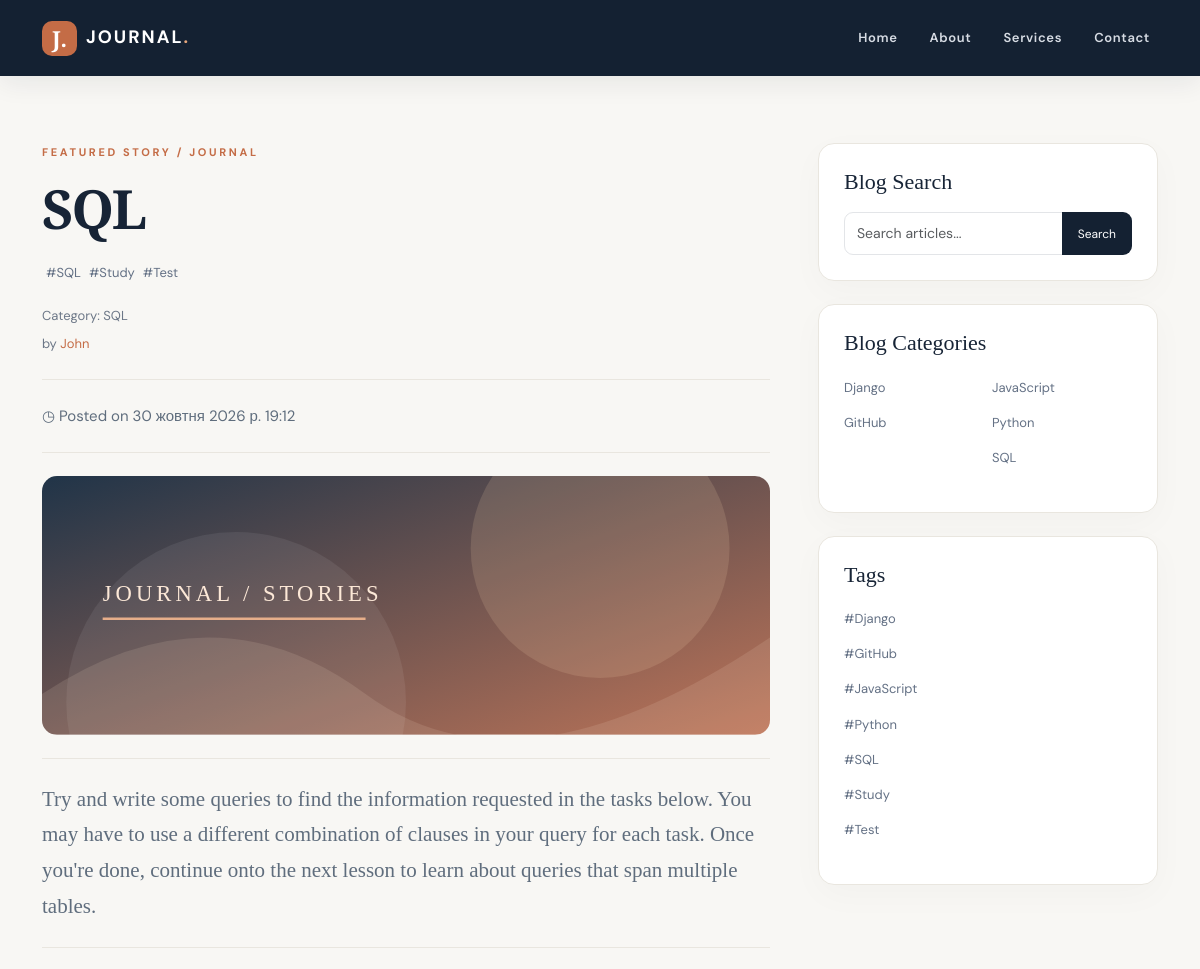
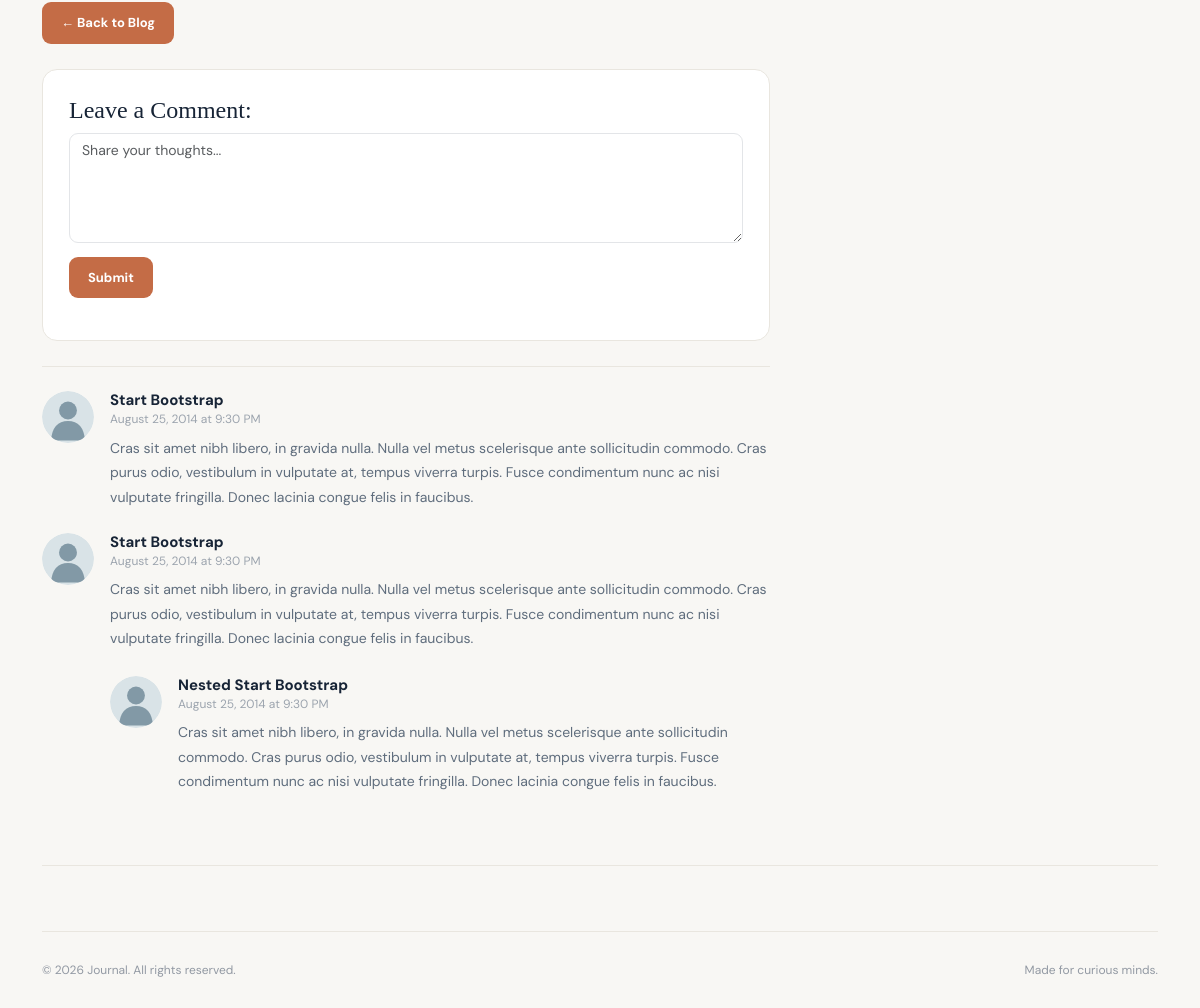
/post/5/, run on the app's committed database (2 pictures, top to bottom).
### blog/models.py (models this page shows, shortened)
class Post(models.Model):
    title = models.CharField(max_length=200, verbose_name='Заголовок', unique=True)
    content = models.TextField(verbose_name='Вміст')
    published_date = models.DateTimeField(auto_now_add=True, verbose_name='Дата публікації')
    category = models.ForeignKey(Category, on_delete=models.CASCADE, verbose_name='Категорія')
    user = models.ForeignKey(User, on_delete=models.CASCADE, verbose_name='Автор')
    tags = models.ManyToManyField(Tag, blank=True, verbose_name='Тег')
    class Meta:
        ordering = ['-published_date']
        verbose_name = 'Публікація'
        verbose_name_plural = 'Публікації'

class Tag(models.Model):
    name = models.CharField(max_length=30, unique=True, verbose_name='Назва')
    class Meta:
        ordering = ['name']
        verbose_name = 'Тег'
        verbose_name_plural = 'Теги'

class Category(models.Model):
    name = models.CharField(max_length=100, verbose_name='Назва')
    def __str__(self):
        return self.name
    class Meta:
        ordering = ['name']
        verbose_name = 'Категорія'
        verbose_name_plural = 'Категорії'

### blog/views.py (the view)
# urls.py: path('post/<int:post_id>/', views.get_post, name='post_detail'),
def get_post(request, post_id):
    post = get_object_or_404(Post, id=post_id)
    context = {'post': post, 'tags': Tag.objects.all()}
    context.update(get_categories())
    return render(request, 'blog/post.html', context)

### blog/views.py (called while the page is built)
def get_categories():
    categories = Category.objects.all()
    first_half = Category.objects.all()[:len(categories) // 2]
    second_half = Category.objects.all()[len(categories) // 2:]
    return {'categories' : first_half, 'categories2': second_half}

### templates/blog/post.html
{% extends 'base.html' %}
{% load static %}
{% block content %}
<div class="eyebrow mb-3">FEATURED STORY / JOURNAL</div>
<h1 class="article-title">{{ post.title }}</h1>
<ul class="list-unstyled category-list d-flex ">
    {% for tag in post.tags.all %}
        <li class="m-1"><a href="#">#{{ tag.name }}</a></li>
    {% empty %}
        <p>Тегів немає</p>
    {% endfor %}
</ul>
<p class="byline">
    Category: {{ post.category }}
</p>
<p class="byline">
    by <a href="{% url 'blog:profile_detail' post.user.id %}">{{ post.user }}</a>
</p>
<hr class="soft-divider"/>
<p>◷ Posted on {{ post.published_date }}</p>
<hr class="soft-divider"/>
<img alt="Abstract editorial illustration" class="img-fluid feature-image" src="{% static 'blog/assets/feature.svg' %}"/>
<hr class="soft-divider"/>
<p class="lead intro-text">{{ post.content }}</p>
<hr class="soft-divider"/>
<a class="btn btn-accent" href="{% url 'blog:index'%}">← Back to Blog</a>
<div class="comment-box">
    <h4>Leave a Comment:</h4>
    <form class="comment-form"
          onsubmit='event.preventDefault(); this.querySelector("textarea").value=""; this.querySelector(".form-feedback").textContent="Thanks! This demo does not save comments.";'
          role="form">
        <div class="form-group">
                    <textarea aria-label="Comment" class="form-control" placeholder="Share your thoughts..."
                              rows="3"></textarea>
        </div>
        <button class="btn btn-accent" type="submit">Submit</button>
        <p class="form-feedback mt-2"></p></form>
</div>
<hr class="soft-divider"/>
<div class="comment-item">
    <a class="avatar-wrap" href="#">
        <img alt="Comment author avatar" class="avatar" src="{% static 'blog/assets/avatar.svg' %}"/>
    </a>
    <div class="comment-body">
        <h4 class="comment-author">Start Bootstrap
            <small class="comment-date">August 25, 2014 at 9:30 PM</small>
        </h4>
        Cras sit amet nibh libero, in gravida nulla. Nulla vel metus scelerisque ante sollicitudin commodo.
        Cras purus odio, vestibulum in vulputate at, tempus viverra turpis. Fusce condimentum nunc ac nisi
        vulputate fringilla. Donec lacinia congue felis in faucibus.
    </div>
</div>
<div class="comment-item">
    <a class="avatar-wrap" href="#">
        <img alt="Comment author avatar" class="avatar" src="{% static 'blog/assets/avatar.svg' %}"/>
    </a>
    <div class="comment-body">
        <h4 class="comment-author">Start Bootstrap
            <small class="comment-date">August 25, 2014 at 9:30 PM</small>
        </h4>
        Cras sit amet nibh libero, in gravida nulla. Nulla vel metus scelerisque ante sollicitudin commodo.
        Cras purus odio, vestibulum in vulputate at, tempus viverra turpis. Fusce condimentum nunc ac nisi
        vulputate fringilla. Donec lacinia congue felis in faucibus.
        <div class="comment-item">
            <a class="avatar-wrap" href="#">
                <img alt="Comment author avatar" class="avatar" src="{% static 'blog/assets/avatar.svg' %}"/>
            </a>
            <div class="comment-body">
                <h4 class="comment-author">Nested Start Bootstrap
                    <small class="comment-date">August 25, 2014 at 9:30 PM</small>
                </h4>
                Cras sit amet nibh libero, in gravida nulla. Nulla vel metus scelerisque ante sollicitudin
                commodo. Cras purus odio, vestibulum in vulputate at, tempus viverra turpis. Fusce
                condimentum nunc ac nisi vulputate fringilla. Donec lacinia congue felis in faucibus.
            </div>
        </div>
    </div>
</div>
{% endblock %}

### templates/base.html (shortened to what this page needs)
<!DOCTYPE html>
<html lang="en">
<head>
    {% load static %}
    <link href="https://cdn.jsdelivr.net/npm/bootstrap@5.3.3/dist/css/bootstrap.min.css" rel="stylesheet"/>
    <link href="{% static 'blog/css/site.css' %}" rel="stylesheet"/>
</head>
<body>
{% include 'blog/navbar.html' %}
<div class="container page-container">
    <div class="row g-5">
        <div class="col-lg-8">
            {% block content %} {% endblock %}
        </div>
        <div class="col-lg-4">
            <div class="sidebar-card">
                <h4 class="sidebar-heading">Blog Search</h4>
                <div class="input-group">
                    <input aria-label="Search articles" class="form-control" placeholder="Search articles..."
                           type="text"/>
                    <button class="btn btn-search" type="button">Search</button>
                </div>
            </div>
            <div class="sidebar-card">
                <h4 class="sidebar-heading">Blog Categories</h4>
                <div class="row g-2">
                    <div class="col-6">
                        <ul class="list-unstyled category-list">
                            {% for category in categories %}
                                <li><a href="#">{{ category.name }}</a></li>
                            {% empty %}
                                <p>Категорій немає</p>
                            {% endfor %}
                        </ul>
                    </div>
                    <div class="col-6">
                        <ul class="list-unstyled category-list">
                           {% for category in categories2 %}
                                <li><a href="#">{{ category.name }}</a></li>
                            {% empty %}
                                <p>Категорій немає</p>
                            {% endfor %}
                        </ul>
                    </div>
                </div>
            </div>
            <div class="sidebar-card">
                <h4 class="sidebar-heading">Tags</h4>
                <ul class="list-unstyled category-list">
                   {% for tag in tags %}
                        <li><a href="#">#{{ tag.name }}</a></li>
                    {% empty %}
                        <p>Тегів немає</p>
                    {% endfor %}
                </ul>
            </div>
        </div>
    </div>
    <hr class="soft-divider"/>
    <footer class="site-footer">
        <div class="d-flex flex-wrap justify-content-between gap-2">
            <span>© 2026 Journal. All rights reserved.</span><span>Made for curious minds.</span></div>
    </footer>
</div>
</body>
</html>

### static/blog/css/site.css (style rules this page uses)
:root { --ink:#172436;--muted:#6c7787;--accent:#c46c46;--paper:#f8f7f4;--line:#e9e6df }
* { box-sizing:border-box }
html { scroll-behavior:smooth }
body { background:var(--paper);color:var(--ink);font-family:'DM Sans',Arial,sans-serif;line-height:1.75;font-size:15px;padding-top:88px }
a { color:var(--accent);text-decoration:none;transition:color .2s }
.page-container { padding-top:55px }
.eyebrow { font-size:11px;letter-spacing:.24em;font-weight:700;color:var(--accent);text-transform:uppercase }
.page-title,.article-title { font-family:'Playfair Display',Georgia,serif;font-size:clamp(2.7rem,5vw,4.5rem);line-height:1.14;font-weight:600;letter-spacing:-.04em;margin:0 0 38px }
.byline { font-size:13px;color:var(--muted);margin-bottom:5px }
.soft-divider { border:0;border-top:1px solid var(--line);opacity:1;margin:23px 0 }
.btn-accent { background:var(--accent);color:#fff;border:0;border-radius:9px;padding:11px 19px;font-weight:700;font-size:13px }
.sidebar-card { background:#fff;border:1px solid var(--line);border-radius:16px;padding:25px;margin-bottom:23px;box-shadow:0 10px 35px #1c273307 }
.sidebar-heading { font-family:'Playfair Display',serif;font-size:22px;margin-bottom:17px }
.form-control { border:1px solid #e3e5e8;border-radius:9px;min-height:43px;font-size:14px }
.btn-search { background:#142132;color:#fff;border-radius:9px;font-size:12px;padding:0 15px }
.category-list li { margin-bottom:9px }
.category-list a { color:#647185;font-size:13px }
.article-title { font-size:clamp(2.8rem,4.5vw,4rem);margin-bottom:15px }
.intro-text { font-family:'Playfair Display',serif;font-size:21px;color:#3b4757;line-height:1.7 }
.article-title~p:not(.byline),.comment-body { color:#5f6d7d }
.feature-image { width:100%;border-radius:15px;max-height:340px;object-fit:cover }
.comment-box { padding:26px;background:#fff;border:1px solid var(--line);border-radius:15px;margin:25px 0 }
.comment-box h4 { font-family:'Playfair Display',serif;font-size:24px }
.comment-form textarea { min-height:110px }
.comment-form .btn { margin-top:14px }
.comment-item { display:flex;gap:16px;margin:24px 0;align-items:flex-start }
.comment-item .comment-item { margin-top:25px }
.avatar { width:52px;height:52px;min-width:52px;border-radius:50% }
.comment-body { flex:1;font-size:14px }
.comment-author { font-size:15px;font-weight:700;color:var(--ink);margin-bottom:9px }
.comment-date { display:block;color:#9ca4ae;font-size:12px;font-weight:400;margin-top:3px }
.site-footer { margin:65px 0 35px;border-top:1px solid var(--line);padding-top:28px;color:#9299a3;font-size:12px }

### data on the page
Post: title "SQL", category "SQL", user "John", published_date "30 жовтня 2026 р. 19:12", content "Try and write some queries to find the information requested in the tasks below. You may have to use a different combination of clauses in your query for each task. Once you're done, continue onto the next lesson to learn about queries that span multiple tables."
Tag: name "SQL"
Tag: name "Study"
Tag: name "Test"
Category: name "Django"
Category: name "GitHub"
Category: name "JavaScript"
Category: name "Python"
Category: name "SQL"
Tag: name "Django"
Tag: name "GitHub"
Tag: name "JavaScript"
Tag: name "Python"
